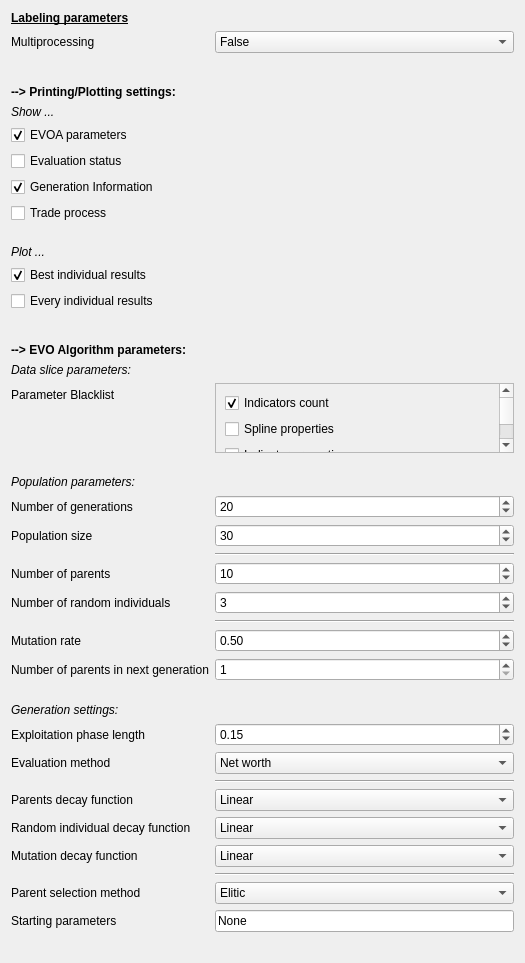
                      <widget class="QWidget" name="scrollAreaWidgetContents_5">
                       <property name="geometry">
                        <rect>
                         <x>0</x>
                         <y>0</y>
                         <width>525</width>
                         <height>907</height>
                        </rect>
                       </property>
                       <layout class="QFormLayout" name="formLayout_2">
                        <item row="0" column="0">
                         <widget class="QLabel" name="label_33">
                          <property name="text">
                           <string>&lt;html&gt;&lt;head/&gt;&lt;body&gt;&lt;p&gt;&lt;span style=&quot; font-size:9pt; font-weight:600; text-decoration: underline;&quot;&gt;Labeling parameters&lt;/span&gt;&lt;/p&gt;&lt;/body&gt;&lt;/html&gt;</string>
                          </property>
                         </widget>
                        </item>
                        <item row="2" column="0">
                         <widget class="QLabel" name="label_35">
                          <property name="text">
                           <string>Multiprocessing</string>
                          </property>
                         </widget>
                        </item>
                        <item row="2" column="1">
                         <widget class="QComboBox" name="multiprocessing_2">
                          <item>
                           <property name="text">
                            <string>False</string>
                           </property>
                          </item>
                          <item>
                           <property name="text">
                            <string>True</string>
                           </property>
                          </item>
                         </widget>
                        </item>
                        <item row="4" column="0">
                         <widget class="QLabel" name="label_36">
                          <property name="text">
                           <string>&lt;html&gt;&lt;head/&gt;&lt;body&gt;&lt;p&gt;&lt;span style=&quot; font-size:9pt; font-weight:600;&quot;&gt;--&amp;gt; Printing/Plotting settings:&lt;/span&gt;&lt;/p&gt;&lt;/body&gt;&lt;/html&gt;</string>
                          </property>
                         </widget>
                        </item>
                        <item row="5" column="0">
                         <widget class="QLabel" name="label_37">
                          <property name="text">
                           <string>&lt;html&gt;&lt;head/&gt;&lt;body&gt;&lt;p&gt;&lt;span style=&quot; font-style:italic;&quot;&gt;Show ...&lt;/span&gt;&lt;/p&gt;&lt;/body&gt;&lt;/html&gt;</string>
                          </property>
                         </widget>
                        </item>
                        <item row="6" column="0">
                         <widget class="QCheckBox" name="print_evoa_parameters_per_gen_2">
                          <property name="enabled">
                           <bool>true</bool>
                          </property>
                          <property name="text">
                           <string>EVOA parameters</string>
                          </property>
                          <property name="checked">
                           <bool>true</bool>
                          </property>
                         </widget>
                        </item>
                        <item row="7" column="0">
                         <widget class="QCheckBox" name="print_evaluation_status_2">
                          <property name="text">
                           <string>Evaluation status</string>
                          </property>
                         </widget>
                        </item>
                        <item row="8" column="0">
                         <widget class="QCheckBox" name="print_generation_info_2">
                          <property name="text">
                           <string>Generation Information</string>
                          </property>
                          <property name="checked">
                           <bool>true</bool>
                          </property>
                         </widget>
                        </item>
                        <item row="9" column="0">
                         <widget class="QCheckBox" name="print_trade_process_2">
                          <property name="text">
                           <string>Trade process</string>
                          </property>
                         </widget>
                        </item>
                        <item row="10" column="0">
                         <spacer name="verticalSpacer_16">
                          <property name="orientation">
                           <enum>Qt::Vertical</enum>
                          </property>
                          <property name="sizeType">
                           <enum>QSizePolicy::Fixed</enum>
                          </property>
                          <property name="sizeHint" stdset="0">
                           <size>
                            <width>20</width>
                            <height>10</height>
                           </size>
                          </property>
                         </spacer>
                        </item>
                        <item row="11" column="0">
                         <widget class="QLabel" name="label_38">
                          <property name="text">
                           <string>&lt;html&gt;&lt;head/&gt;&lt;body&gt;&lt;p&gt;&lt;span style=&quot; font-style:italic;&quot;&gt;Plot ...&lt;/span&gt;&lt;/p&gt;&lt;/body&gt;&lt;/html&gt;</string>
                          </property>
                         </widget>
                        </item>
                        <item row="12" column="0">
                         <widget class="QCheckBox" name="plot_best_individual_eco_model_results_2">
                          <property name="text">
                           <string>Best individual results</string>
                          </property>
                          <property name="checked">
                           <bool>true</bool>
                          </property>
                         </widget>
                        </item>
                        <item row="13" column="0">
                         <widget class="QCheckBox" name="plot_eco_model_results_2">
                          <property name="text">
                           <string>Every individual results</string>
                          </property>
                         </widget>
                        </item>
                        <item row="14" column="0">
                         <spacer name="verticalSpacer_17">
                          <property name="orientation">
                           <enum>Qt::Vertical</enum>
                          </property>
                          <property name="sizeType">
                           <enum>QSizePolicy::Fixed</enum>
                          </property>
                          <property name="sizeHint" stdset="0">
                           <size>
                            <width>20</width>
                            <height>20</height>
                           </size>
                          </property>
                         </spacer>
                        </item>
                        <item row="15" column="0">
                         <widget class="QLabel" name="label_39">
                          <property name="text">
                           <string>&lt;html&gt;&lt;head/&gt;&lt;body&gt;&lt;p&gt;&lt;span style=&quot; font-size:9pt; font-weight:600;&quot;&gt;--&amp;gt; EVO Algorithm parameters:&lt;/span&gt;&lt;/p&gt;&lt;/body&gt;&lt;/html&gt;</string>
                          </property>
                         </widget>
                        </item>
                        <item row="16" column="0">
                         <widget class="QLabel" name="label_40">
                          <property name="text">
                           <string>&lt;html&gt;&lt;head/&gt;&lt;body&gt;&lt;p&gt;&lt;span style=&quot; font-style:italic;&quot;&gt;Data slice parameters:&lt;/span&gt;&lt;/p&gt;&lt;/body&gt;&lt;/html&gt;</string>
                          </property>
                         </widget>
                        </item>
                        <item row="17" column="0">
                         <widget class="QLabel" name="label_41">
                          <property name="text">
                           <string>Parameter Blacklist</string>
                          </property>
                         </widget>
                        </item>
                        <item row="17" column="1">
                         <widget class="QScrollArea" name="scrollArea_4">
                          <property name="widgetResizable">
                           <bool>true</bool>
                          </property>
                          <widget class="QWidget" name="scrollAreaWidgetContents_6">
                           <property name="geometry">
                            <rect>
                             <x>0</x>
                             <y>0</y>
                             <width>292</width>
                             <height>106</height>
                            </rect>
                           </property>
                           <layout class="QVBoxLayout" name="verticalLayout_18">
                            <item>
                             <layout class="QVBoxLayout" name="verticalLayout_19">
                              <item>
                               <widget class="QCheckBox" name="indicators_count_2">
                                <property name="text">
                                 <string>Indicators count</string>
                                </property>
                                <property name="checked">
                                 <bool>true</bool>
                                </property>
                               </widget>
                              </item>
                              <item>
                               <widget class="QCheckBox" name="spline_property_2">
                                <property name="text">
                                 <string>Spline properties</string>
                                </property>
                               </widget>
                              </item>
                              <item>
                               <widget class="QCheckBox" name="indicator_properties_2">
                                <property name="text">
                                 <string>Indicator properties</string>
                                </property>
                               </widget>
                              </item>
                              <item>
                               <widget class="QCheckBox" name="general_settings_2">
                                <property name="text">
                                 <string>General settings</string>
                                </property>
                                <property name="checked">
                                 <bool>true</bool>
                                </property>
                               </widget>
                              </item>
                             </layout>
                            </item>
                           </layout>
                          </widget>
                         </widget>
                        </item>
                        <item row="18" column="0">
                         <spacer name="verticalSpacer_18">
                          <property name="orientation">
                           <enum>Qt::Vertical</enum>
                          </property>
                          <property name="sizeType">
                           <enum>QSizePolicy::Fixed</enum>
                          </property>
                          <property name="sizeHint" stdset="0">
                           <size>
                            <width>20</width>
                            <height>10</height>
                           </size>
                          </property>
                         </spacer>
                        </item>
                        <item row="19" column="0">
                         <widget class="QLabel" name="label_42">
                          <property name="text">
                           <string>&lt;html&gt;&lt;head/&gt;&lt;body&gt;&lt;p&gt;&lt;span style=&quot; font-style:italic;&quot;&gt;Population parameters:&lt;/span&gt;&lt;/p&gt;&lt;/body&gt;&lt;/html&gt;</string>
                          </property>
                         </widget>
                        </item>
                        <item row="20" column="0">
                         <widget class="QLabel" name="label_43">
                          <property name="text">
                           <string>Number of generations</string>
                          </property>
                         </widget>
                        </item>
                        <item row="20" column="1">
                         <widget class="QSpinBox" name="nb_of_generations_2">
                          <property name="minimum">
                           <number>1</number>
                          </property>
                          <property name="maximum">
                           <number>999999</number>
                          </property>
                          <property name="value">
                           <number>20</number>
                          </property>
                         </widget>
                        </item>
                        <item row="21" column="0">
                         <widget class="QLabel" name="label_44">
                          <property name="text">
                           <string>Population size</string>
                          </property>
                         </widget>
                        </item>
                        <item row="21" column="1">
                         <widget class="QSpinBox" name="population_size_2">
                          <property name="minimum">
                           <number>1</number>
                          </property>
                          <property name="maximum">
                           <number>999999</number>
                          </property>
                          <property name="value">
                           <number>30</number>
                          </property>
                         </widget>
                        </item>
                        <item row="22" column="1">
                         <widget class="Line" name="line_6">
                          <property name="orientation">
                           <enum>Qt::Horizontal</enum>
                          </property>
                         </widget>
                        </item>
                        <item row="23" column="0">
                         <widget class="QLabel" name="label_45">
                          <property name="text">
                           <string>Number of parents</string>
                          </property>
                         </widget>
                        </item>
                        <item row="23" column="1">
                         <widget class="QSpinBox" name="nb_parents_2">
                          <property name="minimum">
                           <number>1</number>
                          </property>
                          <property name="maximum">
                           <number>999999</number>
                          </property>
                          <property name="value">
                           <number>10</number>
                          </property>
                         </widget>
                        </item>
                        <item row="24" column="0">
                         <widget class="QLabel" name="label_46">
                          <property name="text">
                           <string>Number of random individuals</string>
                          </property>
                         </widget>
                        </item>
                        <item row="24" column="1">
                         <widget class="QSpinBox" name="nb_random_ind_2">
                          <property name="maximum">
                           <number>999999</number>
                          </property>
                          <property name="value">
                           <number>3</number>
                          </property>
                         </widget>
                        </item>
                        <item row="25" column="1">
                         <widget class="Line" name="line_7">
                          <property name="orientation">
                           <enum>Qt::Horizontal</enum>
                          </property>
                         </widget>
                        </item>
                        <item row="26" column="0">
                         <widget class="QLabel" name="label_47">
                          <property name="text">
                           <string>Mutation rate</string>
                          </property>
                         </widget>
                        </item>
                        <item row="27" column="0">
                         <widget class="QLabel" name="label_48">
                          <property name="text">
                           <string>Number of parents in next generation</string>
                          </property>
                         </widget>
                        </item>
                        <item row="27" column="1">
                         <widget class="QSpinBox" name="nb_parents_in_next_gen_2">
                          <property name="minimum">
                           <number>1</number>
                          </property>
                          <property name="maximum">
                           <number>999999</number>
                          </property>
                         </widget>
                        </item>
                        <item row="28" column="0">
                         <spacer name="verticalSpacer_19">
                          <property name="orientation">
                           <enum>Qt::Vertical</enum>
                          </property>
                          <property name="sizeType">
                           <enum>QSizePolicy::Fixed</enum>
                          </property>
                          <property name="sizeHint" stdset="0">
                           <size>
                            <width>20</width>
                            <height>10</height>
                           </size>
                          </property>
                         </spacer>
                        </item>
                        <item row="29" column="0">
                         <widget class="QLabel" name="label_52">
                          <property name="text">
                           <string>&lt;html&gt;&lt;head/&gt;&lt;body&gt;&lt;p&gt;&lt;span style=&quot; font-style:italic;&quot;&gt;Generation settings:&lt;/span&gt;&lt;/p&gt;&lt;/body&gt;&lt;/html&gt;</string>
                          </property>
                         </widget>
                        </item>
                        <item row="30" column="0">
                         <widget class="QLabel" name="label_53">
                          <property name="text">
                           <string>Exploitation phase length</string>
                          </property>
                         </widget>
                        </item>
                        <item row="30" column="1">
                         <widget class="QDoubleSpinBox" name="exploitation_phase_len_percent_2">
                          <property name="maximum">
                           <double>1.000000000000000</double>
                          </property>
                          <property name="singleStep">
                           <double>0.010000000000000</double>
                          </property>
                          <property name="value">
                           <double>0.150000000000000</double>
                          </property>
                         </widget>
                        </item>
                        <item row="31" column="0">
                         <widget class="QLabel" name="label_54">
                          <property name="text">
                           <string>Evaluation method</string>
                          </property>
                         </widget>
                        </item>
                        <item row="31" column="1">
                         <widget class="QComboBox" name="evaluation_method_2">
                          <item>
                           <property name="text">
                            <string>Net worth</string>
                           </property>
                          </item>
                          <item>
                           <property name="text">
                            <string>Metalabels</string>
                           </property>
                          </item>
                          <item>
                           <property name="text">
                            <string>Metalabels (buy/sell)</string>
                           </property>
                          </item>
                          <item>
                           <property name="text">
                            <string>Metalabels average</string>
                           </property>
                          </item>
                          <item>
                           <property name="text">
                            <string>Buy count</string>
                           </property>
                          </item>
                          <item>
                           <property name="text">
                            <string>Sell count</string>
                           </property>
                          </item>
                          <item>
                           <property name="text">
                            <string>Transaction count</string>
                           </property>
                          </item>
                         </widget>
                        </item>
                        <item row="32" column="1">
                         <widget class="Line" name="line_9">
                          <property name="orientation">
                           <enum>Qt::Horizontal</enum>
                          </property>
                         </widget>
                        </item>
                        <item row="33" column="0">
                         <widget class="QLabel" name="label_55">
                          <property name="text">
                           <string>Parents decay function</string>
                          </property>
                         </widget>
                        </item>
                        <item row="33" column="1">
                         <widget class="QComboBox" name="parents_decay_function_2">
                          <item>
                           <property name="text">
                            <string>Linear</string>
                           </property>
                          </item>
                          <item>
                           <property name="text">
                            <string>Fixed value</string>
                           </property>
                          </item>
                          <item>
                           <property name="text">
                            <string>Exponential</string>
                           </property>
                          </item>
                          <item>
                           <property name="text">
                            <string>Logarithmic</string>
                           </property>
                          </item>
                         </widget>
                        </item>
                        <item row="34" column="0">
                         <widget class="QLabel" name="label_56">
                          <property name="text">
                           <string>Random individual decay function</string>
                          </property>
                         </widget>
                        </item>
                        <item row="34" column="1">
                         <widget class="QComboBox" name="random_ind_decay_function_2">
                          <item>
                           <property name="text">
                            <string>Linear</string>
                           </property>
                          </item>
                          <item>
                           <property name="text">
                            <string>Fixed value</string>
                           </property>
                          </item>
                          <item>
                           <property name="text">
                            <string>Exponential</string>
                           </property>
                          </item>
                          <item>
                           <property name="text">
                            <string>Logarithmic</string>
                           </property>
                          </item>
                         </widget>
                        </item>
                        <item row="35" column="0">
                         <widget class="QLabel" name="label_57">
                          <property name="text">
                           <string>Mutation decay function</string>
                          </property>
                         </widget>
                        </item>
                        <item row="35" column="1">
                         <widget class="QComboBox" name="mutation_decay_function_2">
                          <item>
                           <property name="text">
                            <string>Linear</string>
                           </property>
                          </item>
                          <item>
                           <property name="text">
                            <string>Fixed value</string>
                           </property>
                          </item>
                          <item>
                           <property name="text">
                            <string>Exponential</string>
                           </property>
                          </item>
                          <item>
                           <property name="text">
                            <string>Logarithmic</string>
                           </property>
                          </item>
                         </widget>
                        </item>
                        <item row="36" column="1">
                         <widget class="Line" name="line_10">
                          <property name="orientation">
                           <enum>Qt::Horizontal</enum>
                          </property>
                         </widget>
                        </item>
                        <item row="37" column="0">
                         <widget class="QLabel" name="label_58">
                          <property name="text">
                           <string>Parent selection method</string>
                          </property>
                         </widget>
                        </item>
                        <item row="37" column="1">
                         <widget class="QComboBox" name="parents_selection_method_2">
                          <item>
                           <property name="text">
                            <string>Elitic</string>
                           </property>
                          </item>
                         </widget>
                        </item>
                        <item row="38" column="0">
                         <widget class="QLabel" name="label_59">
                          <property name="text">
                           <string>Starting parameters</string>
                          </property>
                         </widget>
                        </item>
                        <item row="38" column="1">
                         <widget class="QLineEdit" name="starting_parameters_2">
                          <property name="text">
                           <string>None</string>
                          </property>
                         </widget>
                        </item>
                        <item row="39" column="0">
                         <widget class="QLabel" name="label_60">
                          <property name="text">
                           <string/>
                          </property>
                         </widget>
                        </item>
                        <item row="3" column="0">
                         <spacer name="verticalSpacer_25">
                          <property name="orientation">
                           <enum>Qt::Vertical</enum>
                          </property>
                          <property name="sizeType">
                           <enum>QSizePolicy::Fixed</enum>
                          </property>
                          <property name="sizeHint" stdset="0">
                           <size>
                            <width>20</width>
                            <height>20</height>
                           </size>
                          </property>
                         </spacer>
                        </item>
                        <item row="26" column="1">
                         <widget class="QDoubleSpinBox" name="mutation_rate_2">
                          <property name="maximum">
                           <double>1.000000000000000</double>
                          </property>
                          <property name="singleStep">
                           <double>0.010000000000000</double>
                          </property>
                          <property name="value">
                           <double>0.500000000000000</double>
                          </property>
                         </widget>
                        </item>
                       </layout>
                      </widget>
